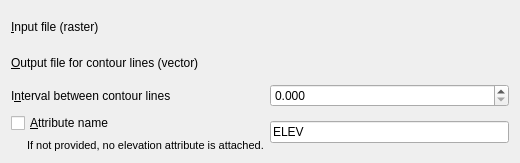
<?xml version="1.0" encoding="UTF-8"?>
<ui version="4.0">
 <class>GdalToolsWidget</class>
 <widget class="QWidget" name="GdalToolsWidget">
  <property name="geometry">
   <rect>
    <x>0</x>
    <y>0</y>
    <width>520</width>
    <height>163</height>
   </rect>
  </property>
  <property name="sizePolicy">
   <sizepolicy hsizetype="Expanding" vsizetype="Preferred">
    <horstretch>0</horstretch>
    <verstretch>0</verstretch>
   </sizepolicy>
  </property>
  <property name="windowTitle">
   <string>Contour</string>
  </property>
  <layout class="QVBoxLayout" name="verticalLayout_3">
   <item>
    <layout class="QGridLayout" name="gridLayout">
     <item row="0" column="0">
      <widget class="QLabel" name="label">
       <property name="text">
        <string>&amp;Input file (raster)</string>
       </property>
       <property name="buddy">
        <cstring>inSelector</cstring>
       </property>
      </widget>
     </item>
     <item row="1" column="0">
      <widget class="QLabel" name="label_2">
       <property name="text">
        <string>&amp;Output file for contour lines (vector)</string>
       </property>
       <property name="buddy">
        <cstring>outSelector</cstring>
       </property>
      </widget>
     </item>
     <item row="2" column="0">
      <widget class="QLabel" name="label_3">
       <property name="text">
        <string>I&amp;nterval between contour lines</string>
       </property>
       <property name="buddy">
        <cstring>intervalDSpinBox</cstring>
       </property>
      </widget>
     </item>
     <item row="2" column="1">
      <widget class="QDoubleSpinBox" name="intervalDSpinBox">
       <property name="sizePolicy">
        <sizepolicy hsizetype="Expanding" vsizetype="Fixed">
         <horstretch>0</horstretch>
         <verstretch>0</verstretch>
        </sizepolicy>
       </property>
       <property name="decimals">
        <number>3</number>
       </property>
       <property name="maximum">
        <double>2140000000.000000000000000</double>
       </property>
      </widget>
     </item>
     <item row="3" column="0">
      <layout class="QVBoxLayout" name="verticalLayout">
       <item>
        <widget class="QCheckBox" name="attributeCheck">
         <property name="text">
          <string>&amp;Attribute name</string>
         </property>
        </widget>
       </item>
       <item>
        <widget class="QLabel" name="label_5">
         <property name="font">
          <font>
           <pointsize>8</pointsize>
          </font>
         </property>
         <property name="text">
          <string>If not provided, no elevation attribute is attached.</string>
         </property>
         <property name="indent">
          <number>16</number>
         </property>
        </widget>
       </item>
      </layout>
     </item>
     <item row="3" column="1">
      <layout class="QVBoxLayout" name="verticalLayout_2">
       <item>
        <widget class="QLineEdit" name="attributeEdit">
         <property name="text">
          <string>ELEV</string>
         </property>
        </widget>
       </item>
       <item>
        <spacer name="verticalSpacer">
         <property name="orientation">
          <enum>Qt::Vertical</enum>
         </property>
         <property name="sizeType">
          <enum>QSizePolicy::Minimum</enum>
         </property>
         <property name="sizeHint" stdset="0">
          <size>
           <width>20</width>
           <height>0</height>
          </size>
         </property>
        </spacer>
       </item>
      </layout>
     </item>
     <item row="1" column="1">
      <widget class="GdalToolsInOutSelector" name="outSelector" native="true"/>
     </item>
     <item row="0" column="1">
      <widget class="GdalToolsInOutSelector" name="inSelector" native="true"/>
     </item>
    </layout>
   </item>
  </layout>
 </widget>
 <customwidgets>
  <customwidget>
   <class>GdalToolsInOutSelector</class>
   <extends>QWidget</extends>
   <header>.inOutSelector</header>
   <container>1</container>
  </customwidget>
 </customwidgets>
 <resources/>
 <connections/>
</ui>
